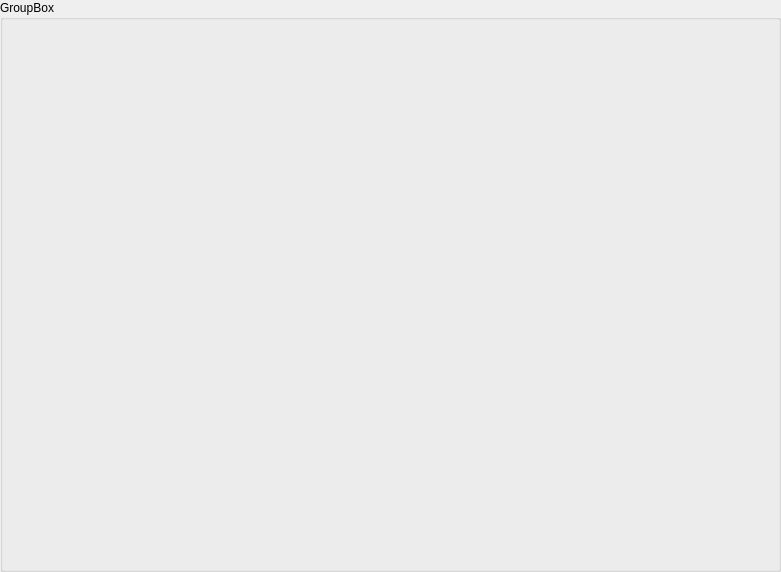
<?xml version="1.0" encoding="UTF-8"?>
<ui version="4.0">
 <class>OBNRealTimeWaveformDispGroup</class>
 <widget class="QWidget" name="OBNRealTimeWaveformDispGroup">
  <property name="geometry">
   <rect>
    <x>0</x>
    <y>0</y>
    <width>781</width>
    <height>572</height>
   </rect>
  </property>
  <property name="minimumSize">
   <size>
    <width>0</width>
    <height>0</height>
   </size>
  </property>
  <property name="windowTitle">
   <string>Form</string>
  </property>
  <layout class="QGridLayout" name="gridLayout_2">
   <property name="leftMargin">
    <number>0</number>
   </property>
   <property name="topMargin">
    <number>0</number>
   </property>
   <property name="rightMargin">
    <number>0</number>
   </property>
   <property name="bottomMargin">
    <number>0</number>
   </property>
   <property name="spacing">
    <number>0</number>
   </property>
   <item row="0" column="0">
    <widget class="QGroupBox" name="groupBox">
     <property name="title">
      <string>GroupBox</string>
     </property>
     <layout class="QGridLayout" name="gridLayout">
      <property name="leftMargin">
       <number>0</number>
      </property>
      <property name="topMargin">
       <number>0</number>
      </property>
      <property name="rightMargin">
       <number>0</number>
      </property>
      <property name="bottomMargin">
       <number>0</number>
      </property>
      <property name="spacing">
       <number>0</number>
      </property>
      <item row="0" column="0">
       <widget class="QWidget" name="widget" native="true"/>
      </item>
     </layout>
    </widget>
   </item>
  </layout>
 </widget>
 <resources/>
 <connections/>
</ui>
